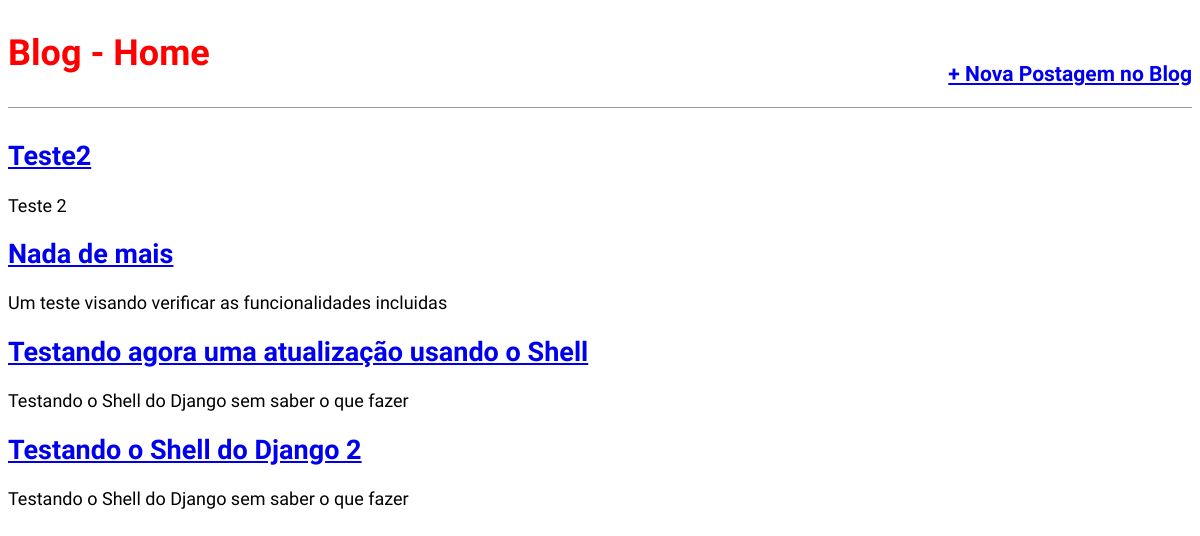
Before: / with the older database file.
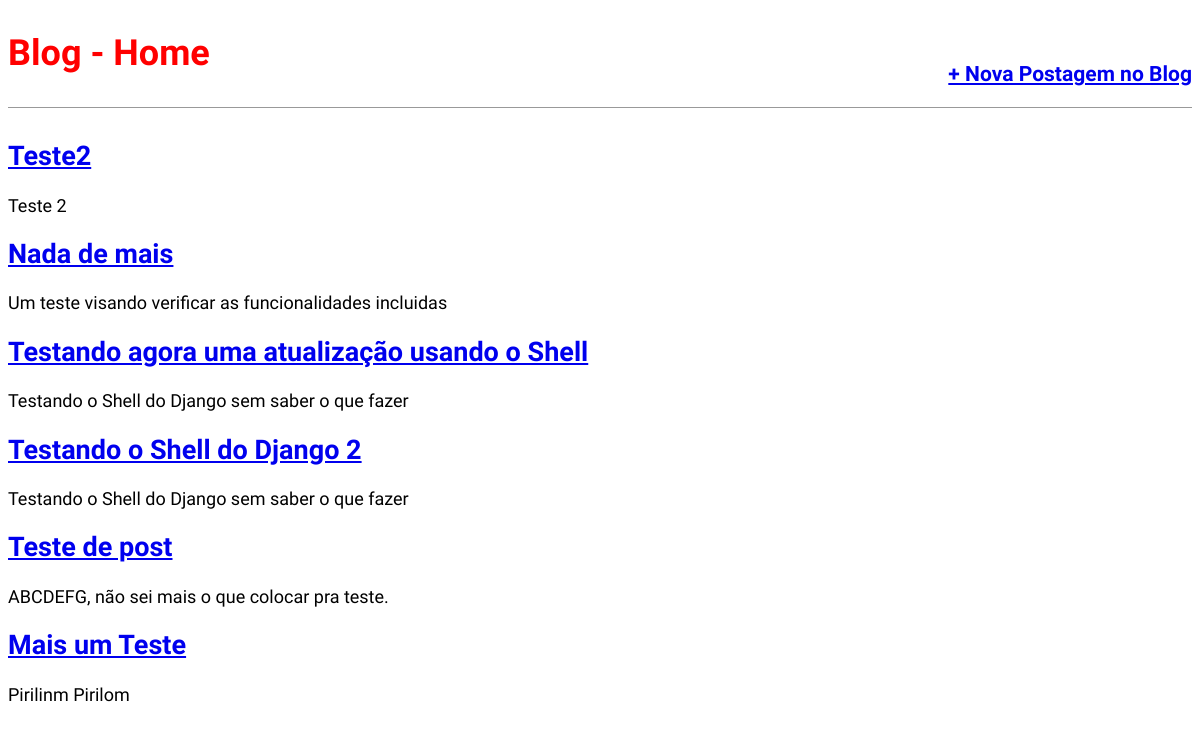
After: the same page with the newer database file.
### core/models.py (models this page shows, shortened)
class Post (models.Model):
    STATUS = (
        ('rascunho','Rascunho'),
        ('pulbicado','Publicado'),
    )
    titulo = models.CharField(max_length=250)
    slug = models.SlugField(max_length = 250)
    autor = models.ForeignKey(User,
                                on_delete=models.CASCADE)
    conteudo = models.TextField()
    publicado = models.DateTimeField(default=timezone.now)
    criado = models.DateTimeField(auto_now_add=True)
    auterado = models.DateTimeField(auto_now=True)
    status = models.CharField(max_length=10,
                              choices=STATUS,
                              default='rascunho')
    objects = models.Manager()
    published = PublishedManager()
    def get_absolute_url(self):
        return reverse('post_detail',args=[self.slug])
    class Meta:
        ordering = ('publicado',) #Ordenação dos posts um - muda o sentido

### core/views.py (the view)
# urls.py: path('', views.BlogListView.as_view(), name='home'),
class BlogListView(ListView):
    model = Post
    template_name = 'core/home.html'

### core/templates/core/home.html (shortened to what this page needs)
{% extends 'base.html' %}
{% block content %}
    {% for post in object_list %}
        <divclass="post-entry">
            <h2><a href="{{post.get_absolute_url}}">{{ post.titulo }}</a></h2>
            <p>{{ post.conteudo }}</p>
        </div>
    {% endfor %}
{% endblock content %}

Changed rows visible on the page:
added Post: titulo "Teste de post", conteudo "ABCDEFG, não sei mais o que colocar pra teste."
added Post: titulo "Mais um Teste", conteudo "Pirilinm Pirilom"
